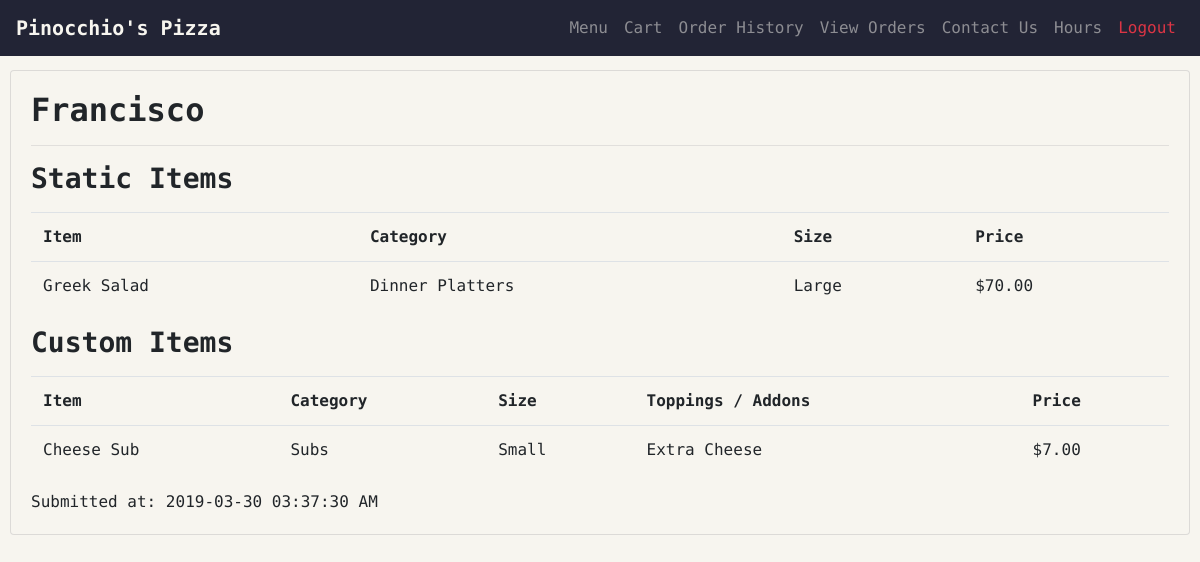
Page /view_orders (signed in) on the committed database.
### orders/models.py (models this page shows, shortened)
class Item(models.Model):
    name = models.CharField(max_length=64)
    category = models.ForeignKey(
        Category,on_delete=models.CASCADE,null=True,related_name="items")
    size = models.ForeignKey(
        Size,on_delete=models.CASCADE,blank=True,null=True)
    extras_number = models.PositiveIntegerField(blank=True,null=True)
    price = models.DecimalField(
        max_digits=6,decimal_places=2,default=0,
        validators=[MinValueValidator(0)])

class Category(models.Model):
    name = models.CharField(max_length=64,unique=True)
    customizeable = models.BooleanField(default=True)
    class Meta:
        verbose_name_plural = "categories"
        ordering = ["name"]
    def __str__(self):
        return f"{self.name}"

class Size(models.Model):
    name = models.CharField(max_length=64)
    price = models.PositiveIntegerField
    def __str__(self):
        return f"{self.name}"

### orders/views.py (the view)
# urls.py: path("view_orders",views.view_orders,name="view_orders"),
@user_passes_test(lambda u: u.is_staff, login_url=('login'))
def view_orders(request):
    order_objects = Order.objects.all()
    orders = []
    for order_object in order_objects:
        if order_object.items != None:
            item_id_list = order_object.items
            item_id_list = item_id_list.split(",")
            items = []
            for item_id in item_id_list:
                item_dict = {}
                item = Item.objects.get(pk=item_id)
                item_dict["id"] = item.id
                item_dict["name"] = item.name
                item_dict["category"] = str(item.category)
                item_dict["size"] = str(item.size)
                item_dict["price"] = str(item.price)
                items.append(item_dict)
            items.sort(key=operator.itemgetter("name"))
        else:
            items = None
        order = {}
        order["username"] = order_object.username
        order["items"] = items
        order["custom_items"] = order_object.custom_items
        order["submitted_at"] = order_object.submitted_at.strftime(
            "%Y-%m-%d %I:%M:%S %p")
        orders.append(order)
    context = {
        "orders": orders
    }
    return render(request, "orders/view_orders.html", context)

### orders/templates/orders/view_orders.html (shortened to what this page needs)
{% extends "orders/layouts/default.html" %}
{% block body %}
{% include "orders/includes/navbar.html" %}
<div class="container">
  {% if orders %}
    {% include "orders/includes/order_card.html" %}
  {% endif %}
</div>
{% endblock %}

### orders/templates/orders/includes/order_card.html
  {% for order in orders %}
    <div class="card mb-3">
      <div class="card-body">
        {% if request.path == "/view_orders" %}
          <h2 class="mb-2">{{ order.username }}</h2>
          <hr>
        {% endif %}
        {% if order.items %}
        <h3 class="mb-3">Static Items</h3>
        <div class="table-responsive">
          <table class="table">
            <tr>
              <th>Item</th>
              <th>Category</th>
              <th>Size</th>
              <th>Price</th>
            </tr>
           {% for item in order.items %}
             <tr>
              <td>{{ item.name }}</td>
              <td>{{ item.category }}</td>
              <td>{{ item.size }}</td>
              <td>${{ item.price }}</td>
            </tr>
           {% endfor %}
          </table>
        </div>
      {% endif %}
      {% if order.custom_items %}
      <h3 class="mb-3">Custom Items</h3>
      <div class="table-responsive">
        <table class="table">
          <tr>
            <th>Item</th>
            <th>Category</th>
            <th>Size</th>
            <th>Toppings / Addons</th>
            <th>Price</th>
          </tr>
           {% for item in order.custom_items %}
          <tr>
            <td>{{ item.name }}</td>
            <td>{{ item.category }}</td>
            <td>{{ item.size }}</td>
            {% if item.pizza_toppings %}
            <td>{{ item.pizza_toppings | join:", " }}</td>
            {% else %}
            <td>{{ item.sub_addons | join:", " }}</td>
            {% endif %}
            <td>${{ item.price }}</td>
          </tr>
          {% endfor %}
        </table>
        </div>
        {% endif %}
        <div class="timestamp-container">
          <span class="timestamp">Submitted at: {{ order.submitted_at }}</span>
        </div>
      </div>
    </div>
  {% endfor %}

### rows in the picture
Item: name "Greek Salad"
Category: category "Dinner Platters"
Size: size "Large"

### other values in the picture
{{ order.username }} "Francisco"
{{ item.price }} "70.00"
{{ item.name }} "Cheese Sub"
{{ item.category }} "Subs"
{{ item.size }} "Small"
{{ item.sub_addons | join:", " }} "Extra Cheese"
{{ item.price }} "7.00"
{{ order.submitted_at }} "2019-03-30 03:37:30 AM"
